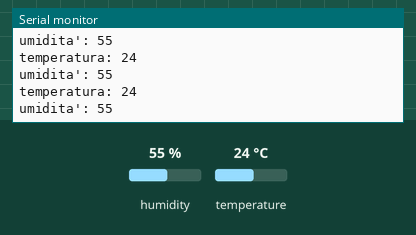
Bench run of a sketch on a simulated Arduino Uno, built with avr-gcc and run on an emulated ATmega328P. Parts: the last lines printed to the serial monitor. Inputs (shaded band) come from the test bench; at power-on: humidity 55 %, temperature 24 °C.

Above: at 2.8 s.
2.9 s: humidity set to 22 %
At 4.4 s:
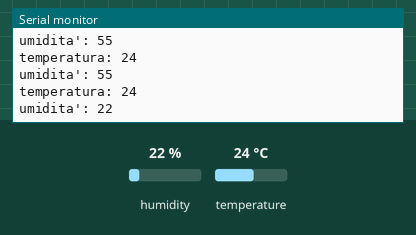
5.6 s: temperature set to 12 °C
At 7.6 s:
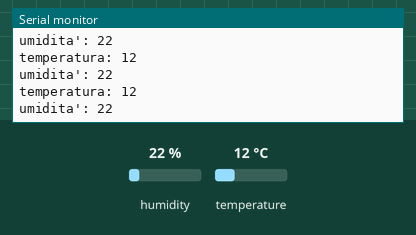
8.3 s: humidity set to 40 %
At 10.5 s:
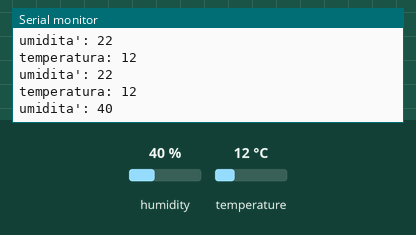
Timing chart, 0 to 12.0 s (numbered marks = the images above; inputs shaded):
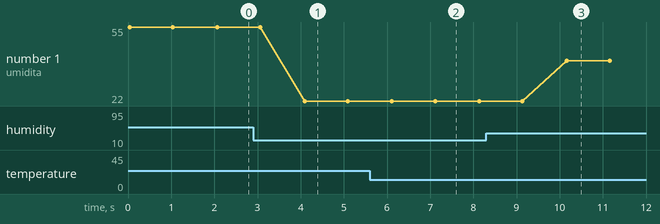

The sketch:

dht11.ino
```cpp
#include "DHT.h"
#define DHTPIN 8
#define DHTTYPE DHT11

DHT dht(DHTPIN, DHTTYPE);

void setup() {
Serial.begin(9600);
Serial.println("funziono");
}

void loop() {
int t = dht.readTemperature();
int h = dht.readHumidity();
Serial.print("temperatura: ");
Serial.println(t);
Serial.print("umidita': ");
Serial.println(h);
delay(1000);
}
```

Measured:
- after the input at 2.9 s, the serial monitor: prints a new line after 1.2 s (image 1)
- after the input at 5.6 s, the serial monitor: prints a new line after 0.50 s (image 2)
- after the input at 8.3 s, the serial monitor: prints a new line after 1.9 s (image 3)
- plotted number 1: 55 → 22 after the input at 2.9 s, 22 → 40 after the input at 8.3 s
